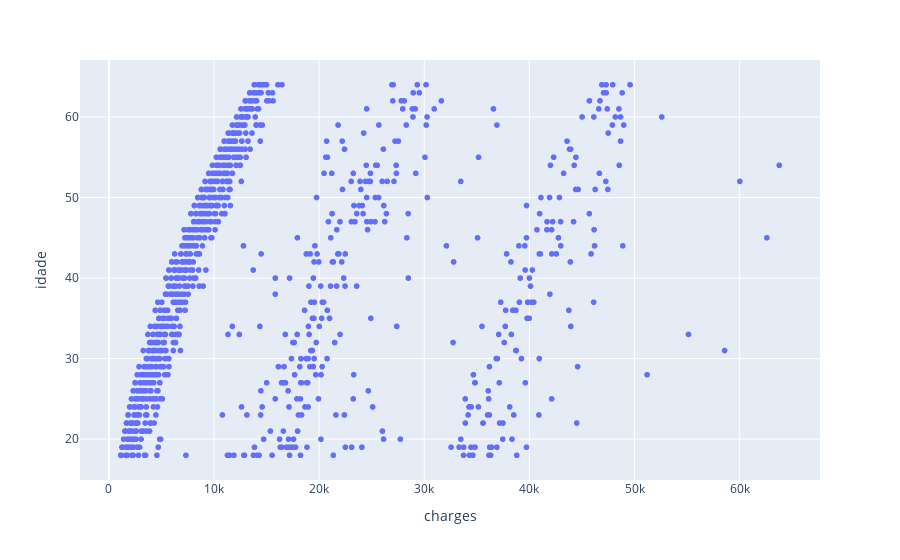

Here is the notebook cell this chart was saved with:
### Code cell
fig=px.scatter(df_ins_copia,x='charges',y='idade')
fig.show()

### Figure 1 — Plotly figure (JSON) as saved in the notebook; plotly's stock layout.template omitted (floating-point values rounded to 4 significant figures; data arrays with more than 128 entries replaced by an {"elided": "..."} marker saying what was removed)
{"data": [{"hovertemplate": "charges=%{x}<br>idade=%{y}<extra></extra>", "legendgroup": "", "marker": {"color": "#636efa", "symbol": "circle"}, "mode": "markers", "name": "", "showlegend": false, "type": "scattergl", "x": {"elided": "1338 float values"}, "xaxis": "x", "y": {"elided": "1338 int values"}, "yaxis": "y"}], "layout": {"legend": {"tracegroupgap": 0}, "margin": {"t": 60}, "xaxis": {"anchor": "y", "domain": [0, 1], "title": {"text": "charges"}}, "yaxis": {"anchor": "x", "domain": [0, 1], "title": {"text": "idade"}}}}
